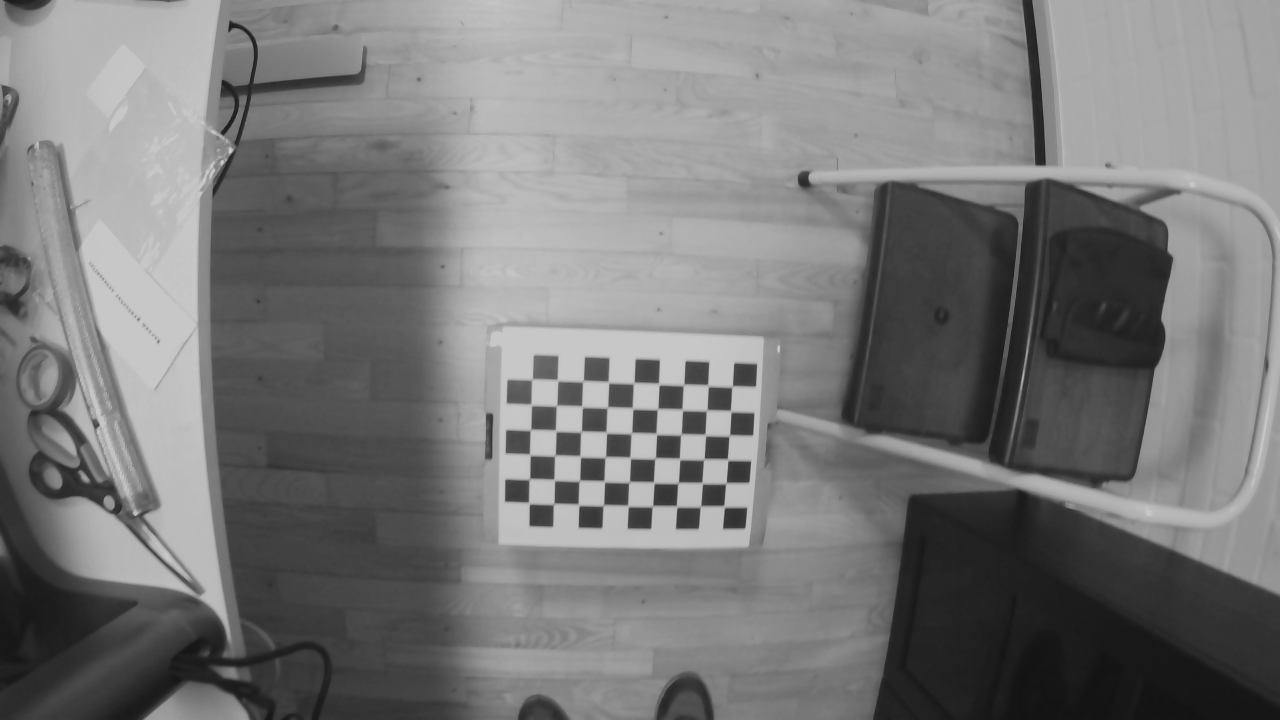
#> input picture Final project/calibration/stereo_calibration/left-0002.png, 1280 x 720 px, given as the content of the folder images/original, which was not available
$ jupyter execute --allow-errors Calibration.ipynb   (older library calls are emulated)   (text cells are left out)
#> lines starting #> are read from the running program, lines starting #| are printed output that depends on the picture
[cell 1]
import cv2
import numpy as np
import glob
from matplotlib import pyplot as plt
import time

[cell 2]
rerun_calibration = False
rerun_rectification = False
rerun_undistortion = True
rerun_depth = True

[cell 3]
#values from previous runs. Used if rerun is set to false (needed in the next part)
K_left = np.array([[590.24505615, 0, 723.85543853], [
                  0, 700.56091309, 369.43859036], [0, 0, 1]])
K_right = np.array([[698.72259521, 0, 648.50704794], [
                   0, 698.6318967, 374.0875587], [0, 0, 1]])
dist_right = np.array([[-3.29479763e-01, 1.41779367e-01, -
                      1.15867147e-04, 2.53566722e-04, -3.10092346e-02]])
dist_left = np.array([[-3.25580109e-01, 1.39151479e-01, -
                     2.55229666e-04, 4.20203965e-04, -3.19659112e-02]])
mtx_left = np.array([[701.57106384,0,620.1497902],[0,701.53525002,369.95242304],[0,0,1]])
mtx_right = np.array([[699.26893071,0,649.01413957],[0,699.60352684,374.60780826],[0,0,1]])
roi = (0, 0, 1279, 719)

[cell 4]
#Lukman upraven na zadani slozky
# [43 lines left out: function calibration, not called in this run]

[cell 5]
# [87 lines left out: functions draw_lines, epipolar_lines, rectify, not called in this run]

[cell 6]
if rerun_rectification:

    # Read the undistorted images
    imagesL = glob.glob('images/original/left-*.png')
    imagesR = glob.glob('images/original/right-*.png')
    assert imagesL
    assert imagesR

    # Create a sift detector
    sift = cv2.SIFT_create()

    i = 0
    for i in range(0, len(imagesL)):
        img_left = cv2.imread(imagesL[i])
        img_right = cv2.imread(imagesR[i])
        left_rectified, right_rectified = rectify(img_left, img_right, debug=False)
        epipolar_lines(left_rectified,right_rectified, debug=False)

        # Save images into folder
        cv2.imwrite('images/rectified/left-'+str(i)+'.png', left_rectified)
        cv2.imwrite('images/rectified/right-'+str(i)+'.png', right_rectified)
        i += 1

print("Rectification done")

[cell 7]
def undistort(side,mtx,dist,K,roi):
#> called with side = 'left', mtx = array of shape (3, 3), dist = array of shape (1, 5), K = array of shape (3, 3), roi = (0, 0, 1279, 719)
    if side == 'left':
        path_in = 'images/original/left-*.png'
        path_out = 'images/undistorted/left-'
    elif side == 'right':
        path_in = 'images/original/right-*.png'
        path_out = 'images/undistorted/right-'

    images = glob.glob(path_in)
    assert images

    # save images into folder
    i = 0
    for fname in images:
        # undistort
        img = cv2.imread(fname)
#> img is the input picture: shape (720, 1280, 3); min 18, max 201, mean 120.3
        dst = cv2.undistort(img, mtx, dist, None, K)
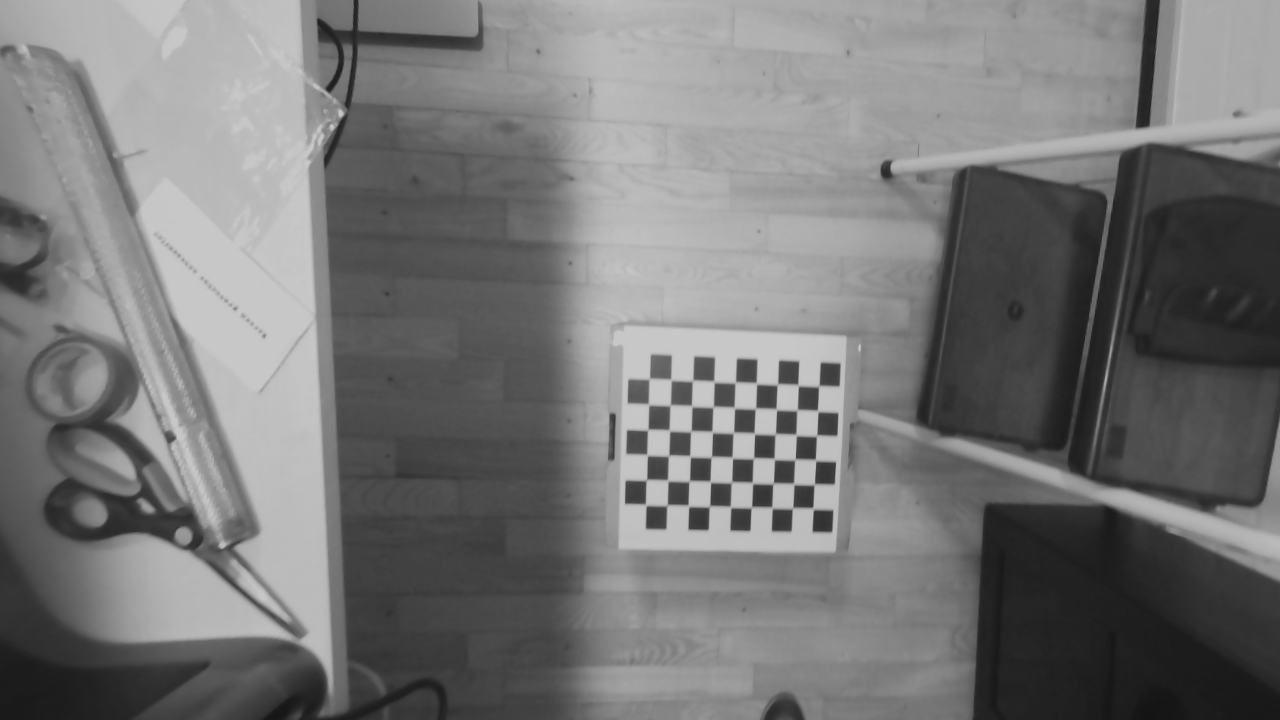
#> dst: shape (720, 1280, 3); min 20, max 201, mean 118.4

        # crop the image
        x, y, w, h = roi
        dst = dst[y:y+h, x:x+w]
#> dst: shape (719, 1279, 3)

        # save image
        cv2.imwrite(path_out+str(i)+'.png', dst)
        i += 1

    print("Undistortion "+side+ " done")

#> (a cell that did not finish here is left out)


$ run again, on Final project/calibration/stereo_calibration/left-0007.png
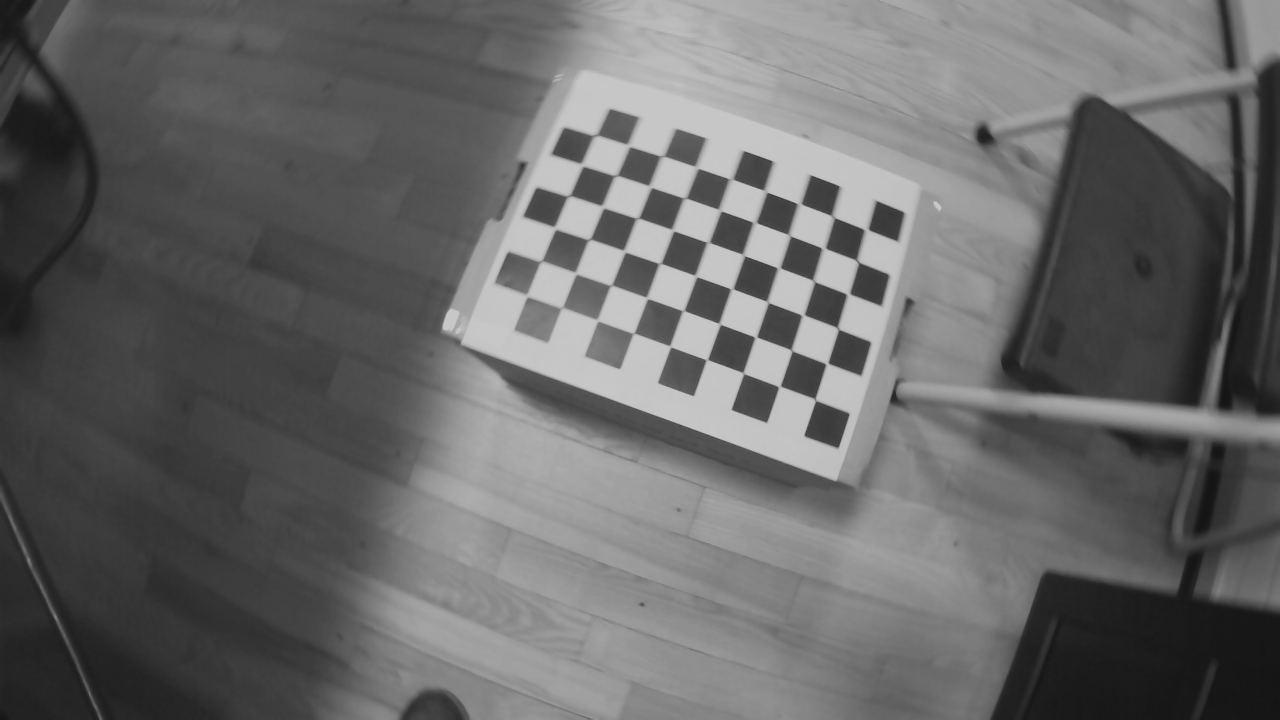
#> input picture Final project/calibration/stereo_calibration/left-0007.png, 1280 x 720 px, given as the content of the folder images/original, which was not available
#> in undistort, img is the input picture: shape (720, 1280, 3); min 20, max 201, mean 103.6
#> in undistort, `dst = cv2.undistort(img, mtx, dist, None, K)`:
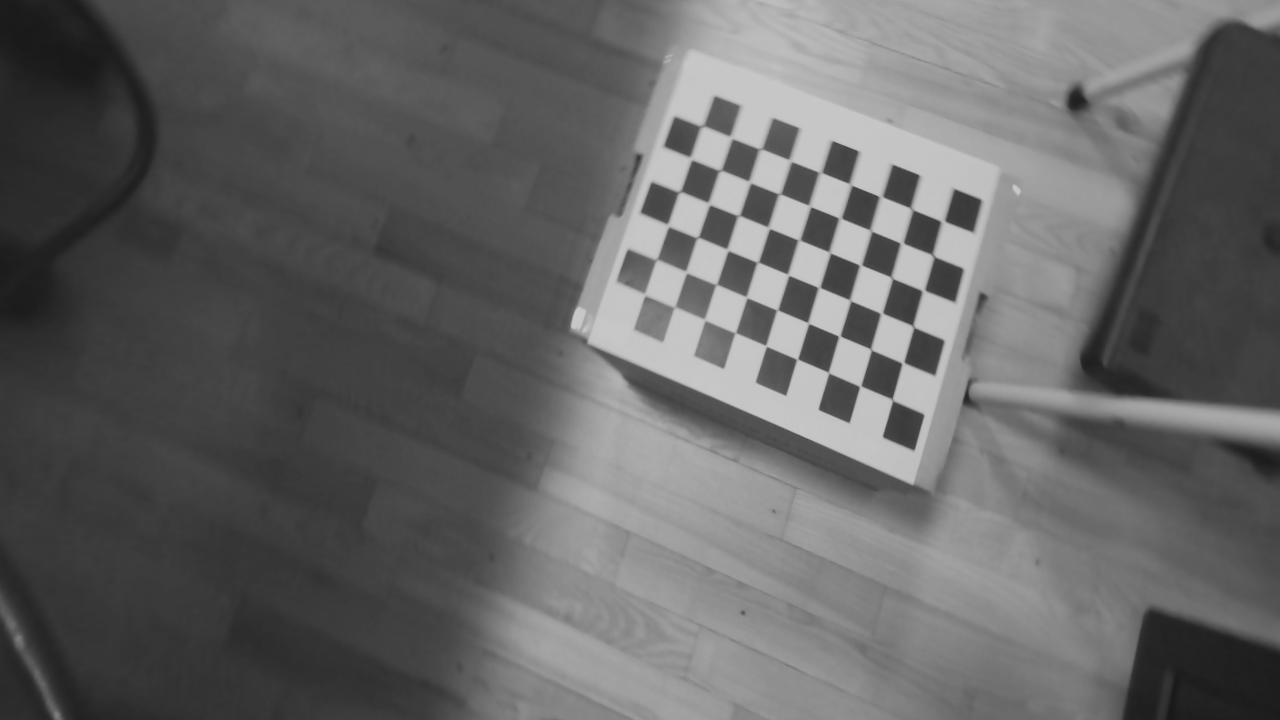
#> dst: shape (720, 1280, 3); min 24, max 201, mean 100.8

$ run again, on Final project/calibration/stereo_calibration/left-0008.png
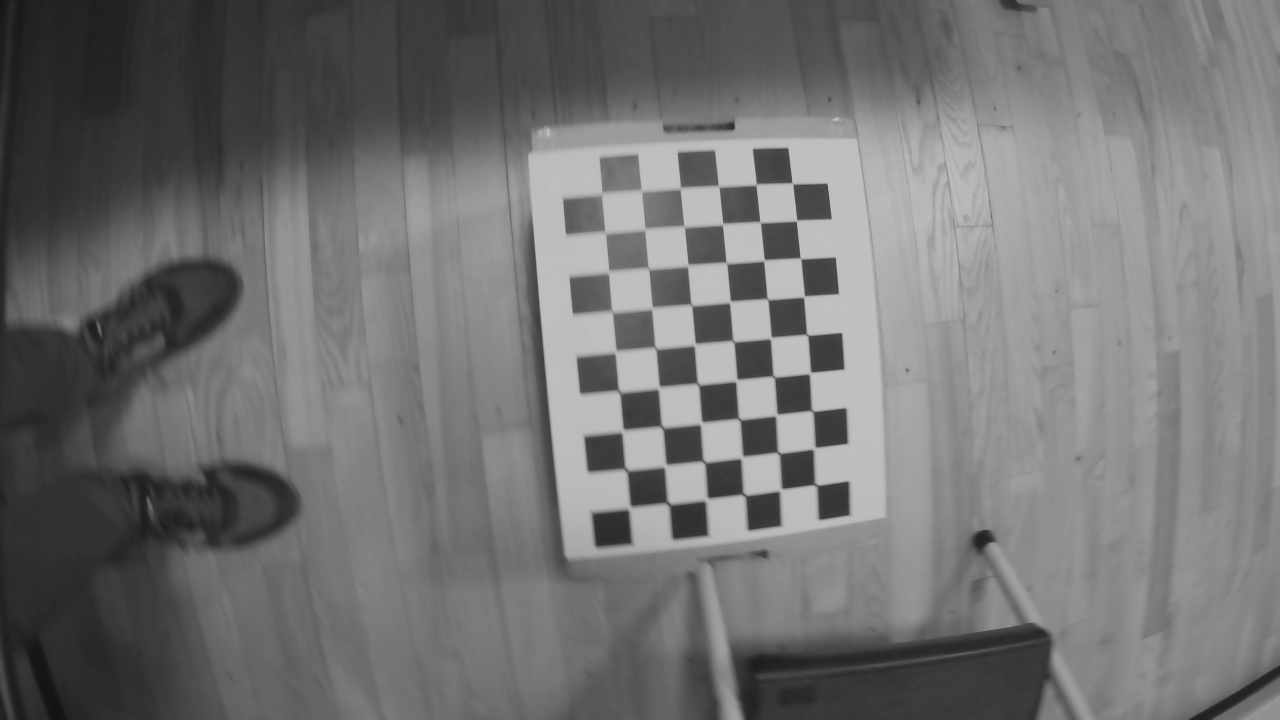
#> input picture Final project/calibration/stereo_calibration/left-0008.png, 1280 x 720 px, given as the content of the folder images/original, which was not available
#> in undistort, img is the input picture: shape (720, 1280, 3); min 19, max 197, mean 114.2
#> in undistort, `dst = cv2.undistort(img, mtx, dist, None, K)`:
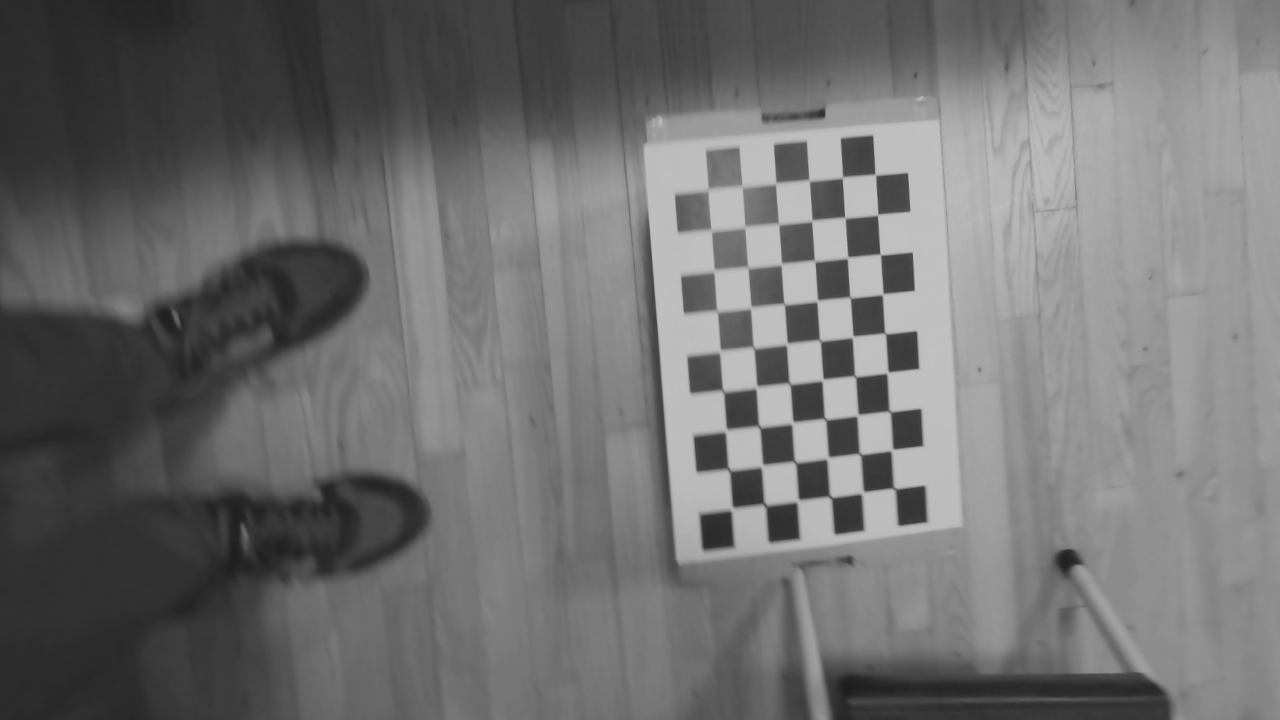
#> dst: shape (720, 1280, 3); min 28, max 197, mean 111.4
